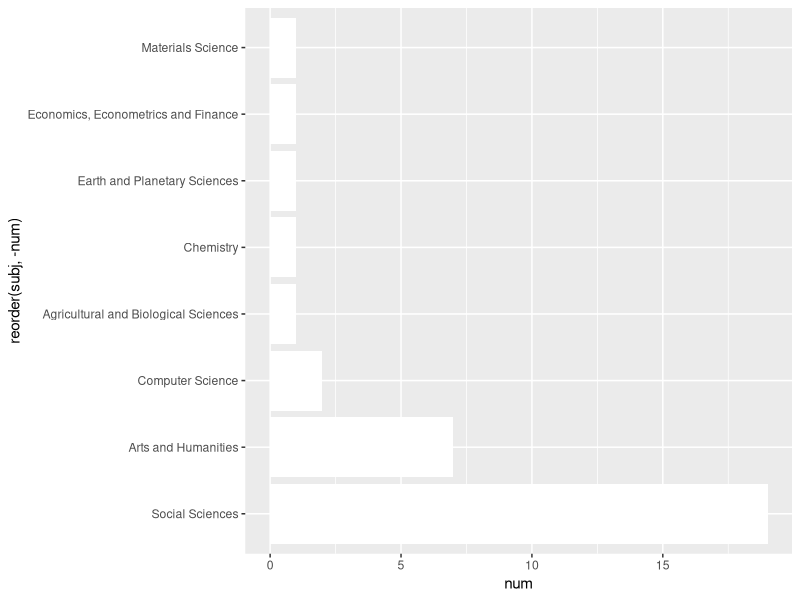
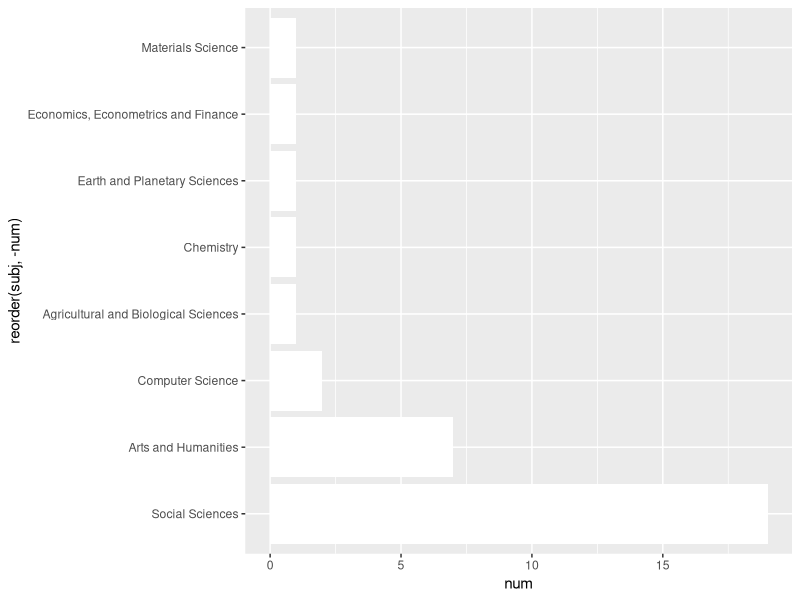

Reproduce these figures in R, in order.
# create barplot of ...
library(ggplot2)

setwd(getwd())

data<-read.csv(file = 'subject-area.csv')


p<-ggplot(data = data, aes(x=num, y=reorder(subj, -num))) +
  geom_bar(stat="identity",fill="white")
p

p + theme(legend.position = "none")
